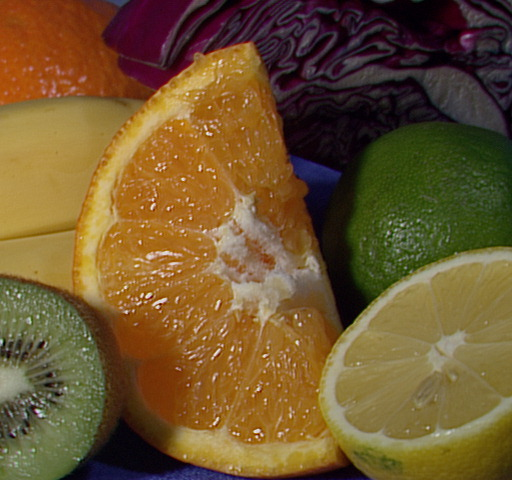
#> input picture week02/fruits.jpg, 512 x 480 px
$ python practice.py
#> lines starting #> are read from the running program, lines starting #| are printed output that depends on the picture
import numpy as np
import cv2
import matplotlib.pyplot as plt
()


def my_calcHist_gray_mini_img(mini_img):
    h,w = mini_img.shape[:2] # 가로세
    hist = np.zeros((10,),dtype = np.int8)
    cv2.imshow('gg',hist)
    for row in range(h):
        for col in range(w):
            intensity = mini_img[row,col]
            hist[intensity]+=1
    return hist


if __name__ == '__main__':
    src = np.array([[3,1,3,5,4],[9,8,3,5,6],
                    [2,2,3,8,7],[5,4,6,5,4],
                    [1,0,0,2,6]], dtype = np.uint8)
    src1 = cv2.imread('fruits.jpg')
#> src1 is the input picture: shape (480, 512, 3); mean B, G, R 46.2, 85.6, 110.8
    src1 = src1[0:100,:0:100]
#> src1 = empty array
    hist = my_calcHist_gray_mini_img(src)
    binX = np.arange(len(hist))
    plt.bar(binX, hist, width = 0.8, color = 'g')
    plt.title('histogram')
    plt.xlabel('pixel intensity')
    plt.ylabel('pixel num')
    plt.show()
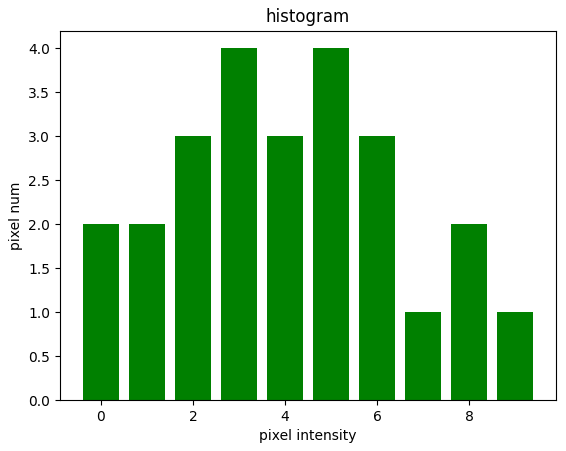
#> figure drawn by matplotlib, 1 panel
quit()
#> (the program exits here)
